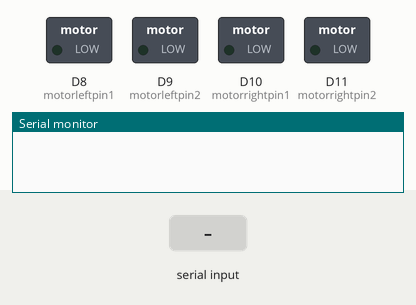
Simulated run of this sketch. Board: Arduino Due. On the bench: switched loads named in the sketch (green lamp = pin HIGH), the last lines printed to the serial monitor. The inputs (shaded band) are chosen by the test bench.

Above: at 1.2 s.
1.3 s: "F" received over Serial
At 2.1 s:
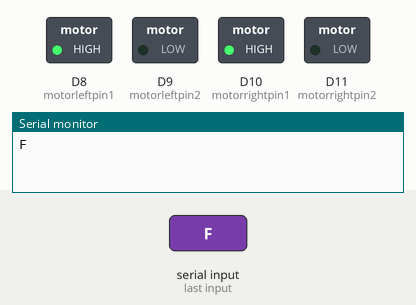
2.8 s: "B" received over Serial
At 3.2 s:
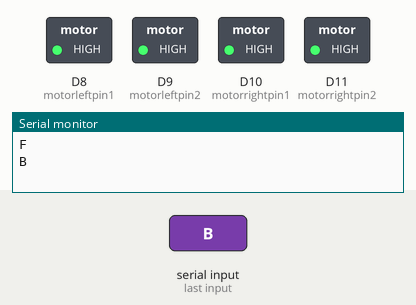
4.3 s: "R" received over Serial
At 5.5 s:
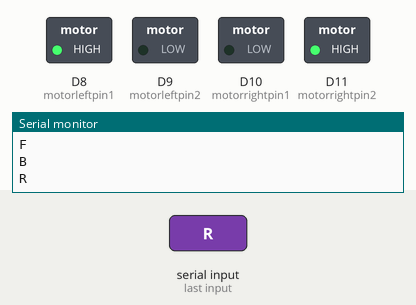
5.8 s: "G" received over Serial
At 6.7 s:
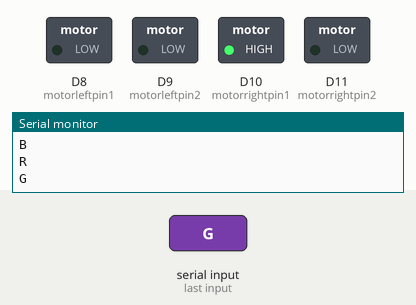
7.3 s: "L" received over Serial
At 7.8 s:
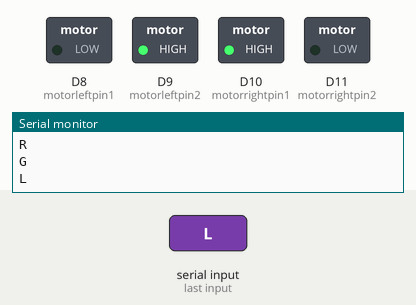
8.8 s: "I" received over Serial
At 10.2 s:
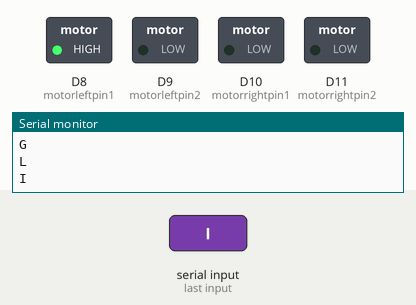
Timing chart, 0 to 11.3 s (numbered marks = the images above; inputs shaded):
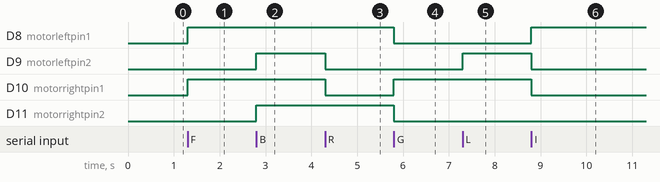

Measured:
- after the input at 1.3 s, D8 (motorleftpin1), D10 (motorrightpin1): LOW → HIGH at once
- after the input at 2.8 s, D9 (motorleftpin2), D11 (motorrightpin2): LOW → HIGH at once
- after the input at 4.3 s, D9 (motorleftpin2), D10 (motorrightpin1): HIGH → LOW at once
- after the input at 5.8 s, D8 (motorleftpin1), D11 (motorrightpin2): HIGH → LOW at once; D10 (motorrightpin1): LOW → HIGH at once
- after the input at 7.3 s, D9 (motorleftpin2): LOW → HIGH at once
- after the input at 8.8 s, D8 (motorleftpin1): LOW → HIGH at once; D9 (motorleftpin2), D10 (motorrightpin1): HIGH → LOW at once

The sketch:

RC_CAR.ino
```cpp
#include <math.h>

char STATE='S'; //bluetooth state
int MOTOR_SPEED = 10; //initial at max speed

#define motorleftpin2 9 //left motor pin 2 (counetr clockwise)
#define motorleftpin1 8 //left motor pin 1 (clockwise)

#define motorrightpin2 11 //right motor pin 2 (counterclockwise)
#define motorrightpin1 10 //right motor pin 1 (clockwise)

#if DRV8833
#define MAX_SPEED  pow(2, 16) //max speed
#else
#define MAX_SPEED  pow(2, 10) //max speed
#endif

#if DRV8833
#define EEP 34
#define ULT 18
#define buzzer 3
#endif

int return_speed(void){
  return map(MOTOR_SPEED,0,MAX_SPEED,1,10);
};


void setup() {
  Serial.begin(9600);

  #if DRV8833
    analogWriteResolution(16);
  #endif

  pinMode(motorrightpin1, OUTPUT);
  pinMode(motorrightpin2, OUTPUT);
  pinMode(motorleftpin1, OUTPUT);
  pinMode(motorleftpin2, OUTPUT);
  #if DRV8833
    pinMode(EEP, OUTPUT);
    pinMode(ULT, INPUT_PULLUP);
    digitalWrite(EEP, HIGH);
    digitalWrite(buzzer, LOW);
  #endif

  digitalWrite(motorrightpin1, LOW);
  digitalWrite(motorrightpin2, LOW);
  digitalWrite(motorleftpin1, LOW);
  digitalWrite(motorleftpin2, LOW);

  digitalWrite(LED_BUILTIN, LOW);

}

void forward(void){
  //moves the motor forward
  digitalWrite(LED_BUILTIN, HIGH);
  digitalWrite(motorleftpin1, HIGH);
  digitalWrite(motorrightpin1, HIGH);
  #if DRV8833
    analogWrite(motorleftpin1, return_speed());
    analogWrite(motorrightpin1, return_speed());
  #endif
};

void backward(void){
  //moves the motor backward
  digitalWrite(LED_BUILTIN, HIGH);
  digitalWrite(motorrightpin2, HIGH);
  digitalWrite(motorleftpin2, HIGH);
  #if DRV8833
    analogWrite(motorrightpin2, return_speed());
    analogWrite(motorleftpin2, return_speed());
  #endif
};

void right(void){
  //moves the motor towards right
  digitalWrite(LED_BUILTIN, HIGH);
  digitalWrite(motorleftpin1, HIGH);
  digitalWrite(motorrightpin2, HIGH);
  digitalWrite(motorrightpin1, LOW);
  digitalWrite(motorleftpin2, LOW);
  #if DRV8833
    analogWrite(motorleftpin1, return_speed());
    analogWrite(motorrightpin2, return_speed());
  #endif
};

void left(void){
  //moves the motor towards left
  digitalWrite(LED_BUILTIN, HIGH);
  digitalWrite(motorrightpin1, HIGH);
  digitalWrite(motorleftpin2, HIGH);
  #if DRV8833
    analogWrite(motorrightpin1, return_speed());
    analogWrite(motorleftpin2, return_speed());
  #endif
}

void loop() {
  #if DRV8833
  if (digitalRead(ULT)==LOW){
    digitalWrite(LED_BUILTIN, HIGH);
    digitalWrite(buzzer, HIGH);
    digitalWrite(EEP, LOW);
  }
  #endif
  if (!Serial.available()) {
    return;
  };
  STATE = Serial.read();
  Serial.println(STATE);

  #if DRV8833
    if (STATE == '1'){
      MOTOR_SPEED = 1;
    }else if (STATE = '2'){
      MOTOR_SPEED = 2;
    }else if (STATE = '3'){
      MOTOR_SPEED = 3;
    }else if (STATE = '4'){
      MOTOR_SPEED = 4;
    }else if (STATE = '5'){
      MOTOR_SPEED = 5;
    }else if (STATE = '6'){
      MOTOR_SPEED = 6;
    }else if (STATE = '7'){
      MOTOR_SPEED = 7;
    }else if (STATE = '8'){
      MOTOR_SPEED = 8;
    }else if (STATE = '9'){
      MOTOR_SPEED = 9;
    }else if (STATE = 'q'){
      MOTOR_SPEED = 10;
    }
  #endif

  //Deciding functions for motor
  if (STATE == 'F') {
    forward();

  }
  else if (STATE == 'B') {
    backward();

  }else if (STATE == 'R') {
    right();

  }else if (STATE == 'L') {
    left();

  }else if (STATE == 'G' or STATE == 'J') {
    digitalWrite(LED_BUILTIN, HIGH);
    digitalWrite(motorrightpin1, HIGH);
    #if DRV8833
      analogWrite(motorrightpin1, return_speed());
    #endif
    digitalWrite(motorleftpin2, LOW);
    digitalWrite(motorleftpin1, LOW);
    digitalWrite(motorrightpin2, LOW);

  }else if (STATE == 'I' or STATE == 'H') {
    digitalWrite(LED_BUILTIN, HIGH);
    digitalWrite(motorleftpin1, HIGH);
    #if DRV8833
      analogWrite(motorleftpin1, return_speed());
    #endif
    digitalWrite(motorrightpin1, LOW);
    digitalWrite(motorleftpin2, LOW);
    digitalWrite(motorrightpin2, LOW);

  }else if (STATE == 'S'){
    digitalWrite(LED_BUILTIN, HIGH);
    #if DRV8833
      digitalWrite(buzzer, HIGH);
    #endif
    digitalWrite(motorleftpin1, LOW);
    digitalWrite(motorrightpin1, LOW);
    digitalWrite(motorrightpin2, LOW);
    digitalWrite(motorleftpin2, LOW);
  }

  STATE = 'S';
  delay(20);
  digitalWrite(LED_BUILTIN, LOW);
  #if DRV8833
    digitalWrite(buzzer, HIGH);
  #endif
}
```
